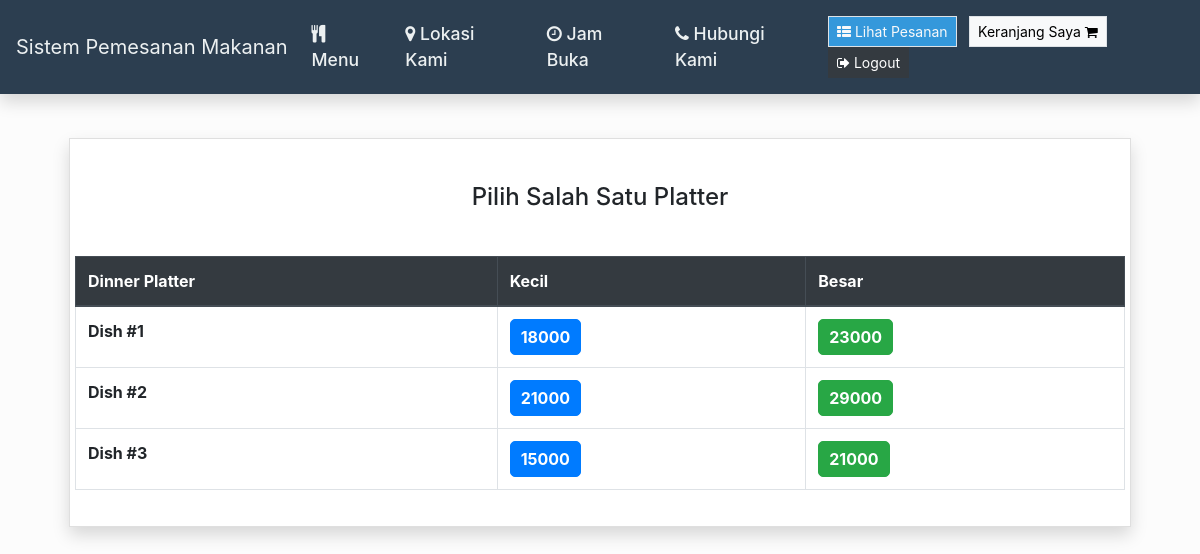
/Platters (signed in), run on the app's committed database.
### orders/models.py (models this page shows, shortened)
class DinnerPlatters(models.Model):
    dish_name = models.CharField(max_length=200)
    small_price = models.DecimalField(max_digits=10, decimal_places=0)
    large_price = models.DecimalField(max_digits=10, decimal_places=0)
    class Meta:
        verbose_name = "List of Diner Platters"
        verbose_name_plural = "List of Diner Platters"

### orders/views.py (the view)
# urls.py: path("Platters", views.dinner_platters, name="dinner_platters"),
def dinner_platters(request):
    if request.user.is_authenticated:
        return render(request, "orders/dinner_platters.html", context = {"dishes":DinnerPlatters.objects.all})
    else:
        return redirect("orders:login")

### orders/templates/orders/dinner_platters.html (shortened to what this page needs)
{% extends 'orders/header.html' %} {% block content %}
<div class="container">
    <div class="content my-4 px-4">
        <div class="card rounded-0 shadow">
            <div class="card-body">
                <h4 class="text-center my-4">Pilih Salah Satu Platter</h4>
                <div class="row justify-content-center">
                    <table class="table table-bordered">
                        <thead class="thead-dark">
                            <tr>
                                <th scope="col">Dinner Platter</th>
                                <th scope="col">Kecil</th>
                                <th scope="col">Besar</th>
                            </tr>
                        </thead>
                        <tbody>
                            {% for dish in dishes %}
                            <tr>
                                <th>{{dish.dish_name}}</th>
                                <td><button type="button" class="btn btn-primary" onclick="add_to_cart({item_description:'Small - {{dish.dish_name}}', price:{{dish.small_price}}})"><strong>{{dish.small_price}}</strong></button></td>
                                <td><button type="button" class="btn btn-success" onclick="add_to_cart({item_description:'Large - {{dish.dish_name}}', price:{{dish.large_price}}})"><strong>{{dish.large_price}}</strong></button></td>
                            </tr>
                            {% endfor %}
                        </tbody>
                    </table>
                </div>
            </div>
        </div>
    </div>
</div>
{% endblock %}

### orders/static/orders/style.css (style rules this page uses)
html, body { height: 100%; width: 100%; }
body { background-image: url(./../img/wp.jpg); background-repeat: no-repeat; background-size: cover; background-position: center center; backdrop-filter: brightness(0.9887); }

### orders/templates/orders/dinner_platters.html (style rules this page uses)
.card { border-radius: 10px; box-shadow: 0 4px 8px rgba(0, 0, 0, 0.1); }
.table { margin-top: 20px; border-radius: 5px; }
.table thead { background-color: #343a40; color: white; }
.btn-primary, .btn-success { border-radius: 5px; padding: 5px 10px; }

### data on the page
DinnerPlatters: dish_name "Dish #1", small_price "18000", large_price "23000"
DinnerPlatters: dish_name "Dish #2", small_price "21000", large_price "29000"
DinnerPlatters: dish_name "Dish #3", small_price "15000", large_price "21000"
